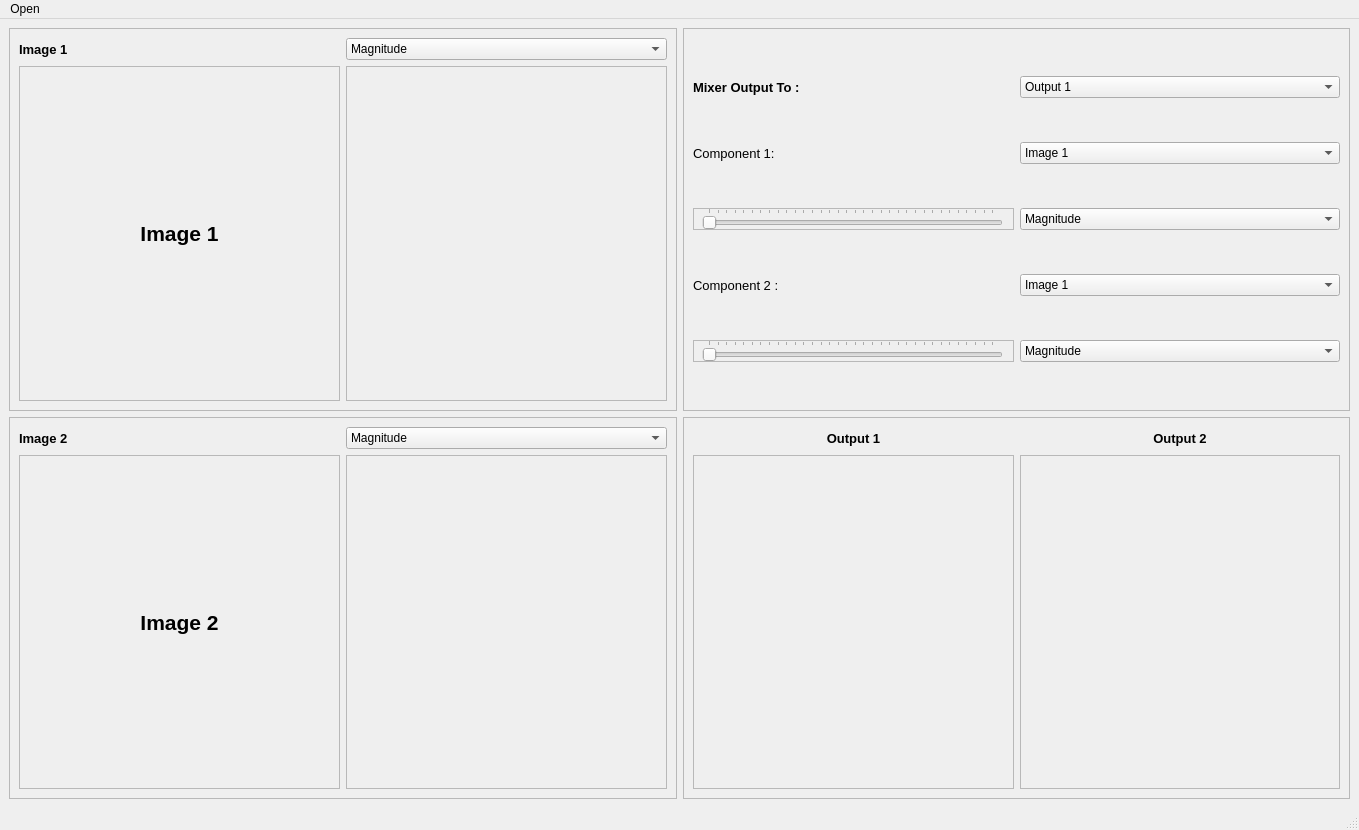
<?xml version="1.0" encoding="UTF-8"?>
<ui version="4.0">
 <class>MainWindow</class>
 <widget class="QMainWindow" name="MainWindow">
  <property name="geometry">
   <rect>
    <x>0</x>
    <y>0</y>
    <width>1359</width>
    <height>830</height>
   </rect>
  </property>
  <property name="windowTitle">
   <string>MainWindow</string>
  </property>
  <widget class="QWidget" name="centralwidget">
   <layout class="QGridLayout" name="gridLayout">
    <item row="1" column="0">
     <widget class="QFrame" name="frame_3">
      <property name="frameShape">
       <enum>QFrame::StyledPanel</enum>
      </property>
      <property name="frameShadow">
       <enum>QFrame::Raised</enum>
      </property>
      <layout class="QGridLayout" name="gridLayout_4">
       <item row="0" column="0">
        <widget class="QLabel" name="image2_label">
         <property name="font">
          <font>
           <pointsize>10</pointsize>
           <weight>75</weight>
           <bold>true</bold>
          </font>
         </property>
         <property name="text">
          <string>Image 2</string>
         </property>
        </widget>
       </item>
       <item row="1" column="1">
        <widget class="QLabel" name="image2_after">
         <property name="frameShape">
          <enum>QFrame::StyledPanel</enum>
         </property>
         <property name="text">
          <string/>
         </property>
         <property name="scaledContents">
          <bool>true</bool>
         </property>
        </widget>
       </item>
       <item row="1" column="0">
        <widget class="QLabel" name="image2_before">
         <property name="font">
          <font>
           <pointsize>16</pointsize>
           <weight>75</weight>
           <bold>true</bold>
          </font>
         </property>
         <property name="frameShape">
          <enum>QFrame::StyledPanel</enum>
         </property>
         <property name="text">
          <string>Image 2</string>
         </property>
         <property name="scaledContents">
          <bool>true</bool>
         </property>
         <property name="alignment">
          <set>Qt::AlignCenter</set>
         </property>
        </widget>
       </item>
       <item row="0" column="1">
        <widget class="QComboBox" name="image2_box">
         <item>
          <property name="text">
           <string>Magnitude</string>
          </property>
         </item>
         <item>
          <property name="text">
           <string>Phase</string>
          </property>
         </item>
         <item>
          <property name="text">
           <string>Real</string>
          </property>
         </item>
         <item>
          <property name="text">
           <string>Imaginary</string>
          </property>
         </item>
        </widget>
       </item>
      </layout>
     </widget>
    </item>
    <item row="0" column="0">
     <widget class="QFrame" name="frame_2">
      <property name="frameShape">
       <enum>QFrame::StyledPanel</enum>
      </property>
      <property name="frameShadow">
       <enum>QFrame::Raised</enum>
      </property>
      <layout class="QGridLayout" name="gridLayout_2">
       <item row="0" column="0">
        <widget class="QLabel" name="image1_label">
         <property name="font">
          <font>
           <pointsize>10</pointsize>
           <weight>75</weight>
           <bold>true</bold>
          </font>
         </property>
         <property name="text">
          <string>Image 1</string>
         </property>
        </widget>
       </item>
       <item row="1" column="1">
        <widget class="QLabel" name="image1_after">
         <property name="frameShape">
          <enum>QFrame::StyledPanel</enum>
         </property>
         <property name="text">
          <string/>
         </property>
         <property name="scaledContents">
          <bool>true</bool>
         </property>
        </widget>
       </item>
       <item row="0" column="1">
        <widget class="QComboBox" name="image1_box">
         <property name="maximumSize">
          <size>
           <width>600</width>
           <height>16777215</height>
          </size>
         </property>
         <item>
          <property name="text">
           <string>Magnitude</string>
          </property>
         </item>
         <item>
          <property name="text">
           <string>Phase</string>
          </property>
         </item>
         <item>
          <property name="text">
           <string>Real</string>
          </property>
         </item>
         <item>
          <property name="text">
           <string>Imaginary</string>
          </property>
         </item>
        </widget>
       </item>
       <item row="1" column="0">
        <widget class="QLabel" name="image1_before">
         <property name="font">
          <font>
           <pointsize>16</pointsize>
           <weight>75</weight>
           <bold>true</bold>
          </font>
         </property>
         <property name="autoFillBackground">
          <bool>false</bool>
         </property>
         <property name="frameShape">
          <enum>QFrame::StyledPanel</enum>
         </property>
         <property name="text">
          <string>Image 1</string>
         </property>
         <property name="scaledContents">
          <bool>true</bool>
         </property>
         <property name="alignment">
          <set>Qt::AlignCenter</set>
         </property>
        </widget>
       </item>
      </layout>
     </widget>
    </item>
    <item row="1" column="1">
     <widget class="QFrame" name="frame_4">
      <property name="frameShape">
       <enum>QFrame::StyledPanel</enum>
      </property>
      <property name="frameShadow">
       <enum>QFrame::Raised</enum>
      </property>
      <layout class="QGridLayout" name="gridLayout_5">
       <item row="0" column="0">
        <widget class="QLabel" name="output1_label">
         <property name="maximumSize">
          <size>
           <width>16777215</width>
           <height>22</height>
          </size>
         </property>
         <property name="font">
          <font>
           <pointsize>10</pointsize>
           <weight>75</weight>
           <bold>true</bold>
          </font>
         </property>
         <property name="text">
          <string>Output 1</string>
         </property>
         <property name="alignment">
          <set>Qt::AlignCenter</set>
         </property>
        </widget>
       </item>
       <item row="0" column="1">
        <widget class="QLabel" name="output2_label">
         <property name="maximumSize">
          <size>
           <width>16777215</width>
           <height>22</height>
          </size>
         </property>
         <property name="font">
          <font>
           <pointsize>10</pointsize>
           <weight>75</weight>
           <bold>true</bold>
          </font>
         </property>
         <property name="autoFillBackground">
          <bool>false</bool>
         </property>
         <property name="text">
          <string>Output 2</string>
         </property>
         <property name="alignment">
          <set>Qt::AlignCenter</set>
         </property>
        </widget>
       </item>
       <item row="1" column="0">
        <widget class="QLabel" name="output1_img">
         <property name="frameShape">
          <enum>QFrame::StyledPanel</enum>
         </property>
         <property name="text">
          <string/>
         </property>
         <property name="scaledContents">
          <bool>true</bool>
         </property>
        </widget>
       </item>
       <item row="1" column="1">
        <widget class="QLabel" name="output2_img">
         <property name="frameShape">
          <enum>QFrame::StyledPanel</enum>
         </property>
         <property name="text">
          <string/>
         </property>
         <property name="scaledContents">
          <bool>true</bool>
         </property>
        </widget>
       </item>
      </layout>
     </widget>
    </item>
    <item row="0" column="1">
     <widget class="QFrame" name="frame">
      <property name="frameShape">
       <enum>QFrame::StyledPanel</enum>
      </property>
      <property name="frameShadow">
       <enum>QFrame::Raised</enum>
      </property>
      <layout class="QGridLayout" name="gridLayout_3">
       <item row="3" column="1">
        <widget class="QComboBox" name="comp2_box1">
         <item>
          <property name="text">
           <string>Image 1</string>
          </property>
         </item>
         <item>
          <property name="text">
           <string>Image 2</string>
          </property>
         </item>
        </widget>
       </item>
       <item row="1" column="0">
        <widget class="QLabel" name="component1_label">
         <property name="font">
          <font>
           <pointsize>10</pointsize>
          </font>
         </property>
         <property name="autoFillBackground">
          <bool>false</bool>
         </property>
         <property name="text">
          <string>Component 1:</string>
         </property>
         <property name="alignment">
          <set>Qt::AlignLeading|Qt::AlignLeft|Qt::AlignVCenter</set>
         </property>
        </widget>
       </item>
       <item row="2" column="1">
        <widget class="QComboBox" name="comp1_box2">
         <item>
          <property name="text">
           <string>Magnitude </string>
          </property>
         </item>
         <item>
          <property name="text">
           <string>Phase</string>
          </property>
         </item>
         <item>
          <property name="text">
           <string>Real</string>
          </property>
         </item>
         <item>
          <property name="text">
           <string>Imaginary</string>
          </property>
         </item>
         <item>
          <property name="text">
           <string>UniMagnitude</string>
          </property>
         </item>
         <item>
          <property name="text">
           <string>UniPhase</string>
          </property>
         </item>
        </widget>
       </item>
       <item row="1" column="1">
        <widget class="QComboBox" name="comp1_box1">
         <item>
          <property name="text">
           <string>Image 1</string>
          </property>
         </item>
         <item>
          <property name="text">
           <string>Image 2</string>
          </property>
         </item>
        </widget>
       </item>
       <item row="0" column="1">
        <widget class="QComboBox" name="mixer_box">
         <item>
          <property name="text">
           <string>Output 1</string>
          </property>
         </item>
         <item>
          <property name="text">
           <string>Output 2</string>
          </property>
         </item>
        </widget>
       </item>
       <item row="3" column="0">
        <widget class="QLabel" name="component2_label">
         <property name="font">
          <font>
           <pointsize>10</pointsize>
          </font>
         </property>
         <property name="text">
          <string>Component 2 :</string>
         </property>
        </widget>
       </item>
       <item row="4" column="1">
        <widget class="QComboBox" name="comp2_box2">
         <item>
          <property name="text">
           <string>Magnitude</string>
          </property>
         </item>
         <item>
          <property name="text">
           <string>Phase</string>
          </property>
         </item>
         <item>
          <property name="text">
           <string>Real</string>
          </property>
         </item>
         <item>
          <property name="text">
           <string>Imaginary</string>
          </property>
         </item>
         <item>
          <property name="text">
           <string>UniMagnitude</string>
          </property>
         </item>
         <item>
          <property name="text">
           <string>UniPhase</string>
          </property>
         </item>
        </widget>
       </item>
       <item row="0" column="0">
        <widget class="QLabel" name="mixer_label">
         <property name="font">
          <font>
           <pointsize>10</pointsize>
           <weight>75</weight>
           <bold>true</bold>
          </font>
         </property>
         <property name="text">
          <string>Mixer Output To :</string>
         </property>
        </widget>
       </item>
       <item row="2" column="0">
        <widget class="QFrame" name="frame_5">
         <property name="frameShape">
          <enum>QFrame::StyledPanel</enum>
         </property>
         <property name="frameShadow">
          <enum>QFrame::Raised</enum>
         </property>
         <widget class="QSlider" name="comp1_slider">
          <property name="geometry">
           <rect>
            <x>9</x>
            <y>0</y>
            <width>301</width>
            <height>22</height>
           </rect>
          </property>
          <property name="maximumSize">
           <size>
            <width>301</width>
            <height>22</height>
           </size>
          </property>
          <property name="maximum">
           <number>100</number>
          </property>
          <property name="value">
           <number>0</number>
          </property>
          <property name="orientation">
           <enum>Qt::Horizontal</enum>
          </property>
          <property name="invertedAppearance">
           <bool>false</bool>
          </property>
          <property name="invertedControls">
           <bool>false</bool>
          </property>
          <property name="tickPosition">
           <enum>QSlider::TicksAbove</enum>
          </property>
          <property name="tickInterval">
           <number>3</number>
          </property>
         </widget>
        </widget>
       </item>
       <item row="4" column="0">
        <widget class="QFrame" name="frame_6">
         <property name="frameShape">
          <enum>QFrame::StyledPanel</enum>
         </property>
         <property name="frameShadow">
          <enum>QFrame::Raised</enum>
         </property>
         <widget class="QSlider" name="comp2_slider">
          <property name="geometry">
           <rect>
            <x>9</x>
            <y>0</y>
            <width>301</width>
            <height>22</height>
           </rect>
          </property>
          <property name="maximumSize">
           <size>
            <width>301</width>
            <height>22</height>
           </size>
          </property>
          <property name="maximum">
           <number>100</number>
          </property>
          <property name="orientation">
           <enum>Qt::Horizontal</enum>
          </property>
          <property name="tickPosition">
           <enum>QSlider::TicksAbove</enum>
          </property>
          <property name="tickInterval">
           <number>3</number>
          </property>
         </widget>
        </widget>
       </item>
      </layout>
     </widget>
    </item>
   </layout>
  </widget>
  <widget class="QMenuBar" name="menubar">
   <property name="geometry">
    <rect>
     <x>0</x>
     <y>0</y>
     <width>1359</width>
     <height>26</height>
    </rect>
   </property>
   <widget class="QMenu" name="menuOpen">
    <property name="title">
     <string>Open</string>
    </property>
    <addaction name="actionImport"/>
   </widget>
   <addaction name="menuOpen"/>
  </widget>
  <widget class="QStatusBar" name="statusbar"/>
  <action name="actionImport">
   <property name="text">
    <string>Import</string>
   </property>
  </action>
 </widget>
 <resources/>
 <connections/>
</ui>
